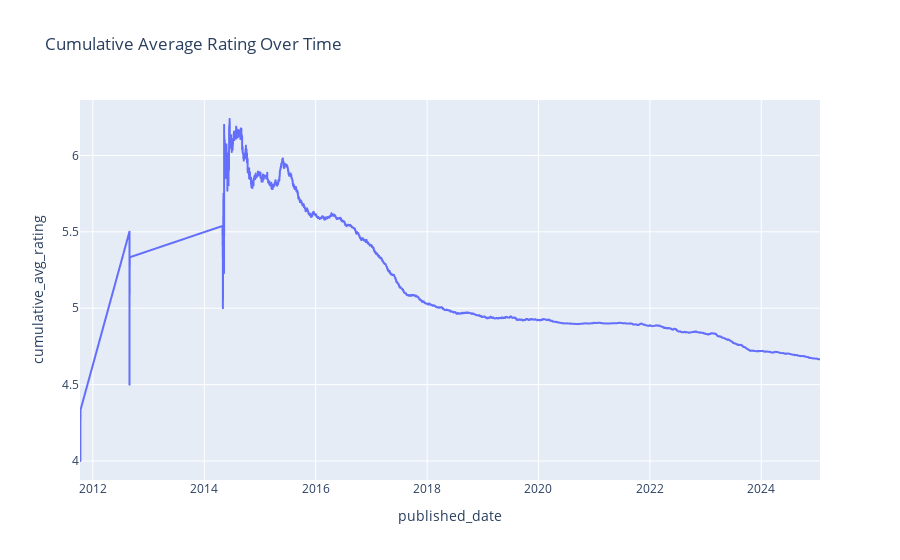

Write notebook code for a chart like this one.
### Code cell
# Sort by 'published_date'
reviews_df = reviews_df.sort_values('published_date')

# Calculate cumulative average rating
reviews_df['cumulative_avg_rating'] = reviews_df['rating'].expanding().mean()

# Use Plotly to graph
fig = px.line(
    reviews_df, 
    x='published_date', 
    y='cumulative_avg_rating',
    title='Cumulative Average Rating Over Time'
)

# Show the figure
fig.show()

### Figure 1 — Plotly figure (JSON) as saved in the notebook; plotly's stock layout.template omitted (floating-point values rounded to 4 significant figures; data arrays with more than 128 entries replaced by an {"elided": "..."} marker saying what was removed)
{"data": [{"hovertemplate": "published_date=%{x}<br>cumulative_avg_rating=%{y}<extra></extra>", "legendgroup": "", "line": {"color": "#636efa", "dash": "solid"}, "marker": {"symbol": "circle"}, "mode": "lines", "name": "", "showlegend": false, "type": "scattergl", "x": {"elided": "3894 str values"}, "xaxis": "x", "y": {"elided": "3894 float values"}, "yaxis": "y"}], "layout": {"legend": {"tracegroupgap": 0}, "title": {"text": "Cumulative Average Rating Over Time"}, "xaxis": {"anchor": "y", "domain": [0, 1], "title": {"text": "published_date"}}, "yaxis": {"anchor": "x", "domain": [0, 1], "title": {"text": "cumulative_avg_rating"}}}}
